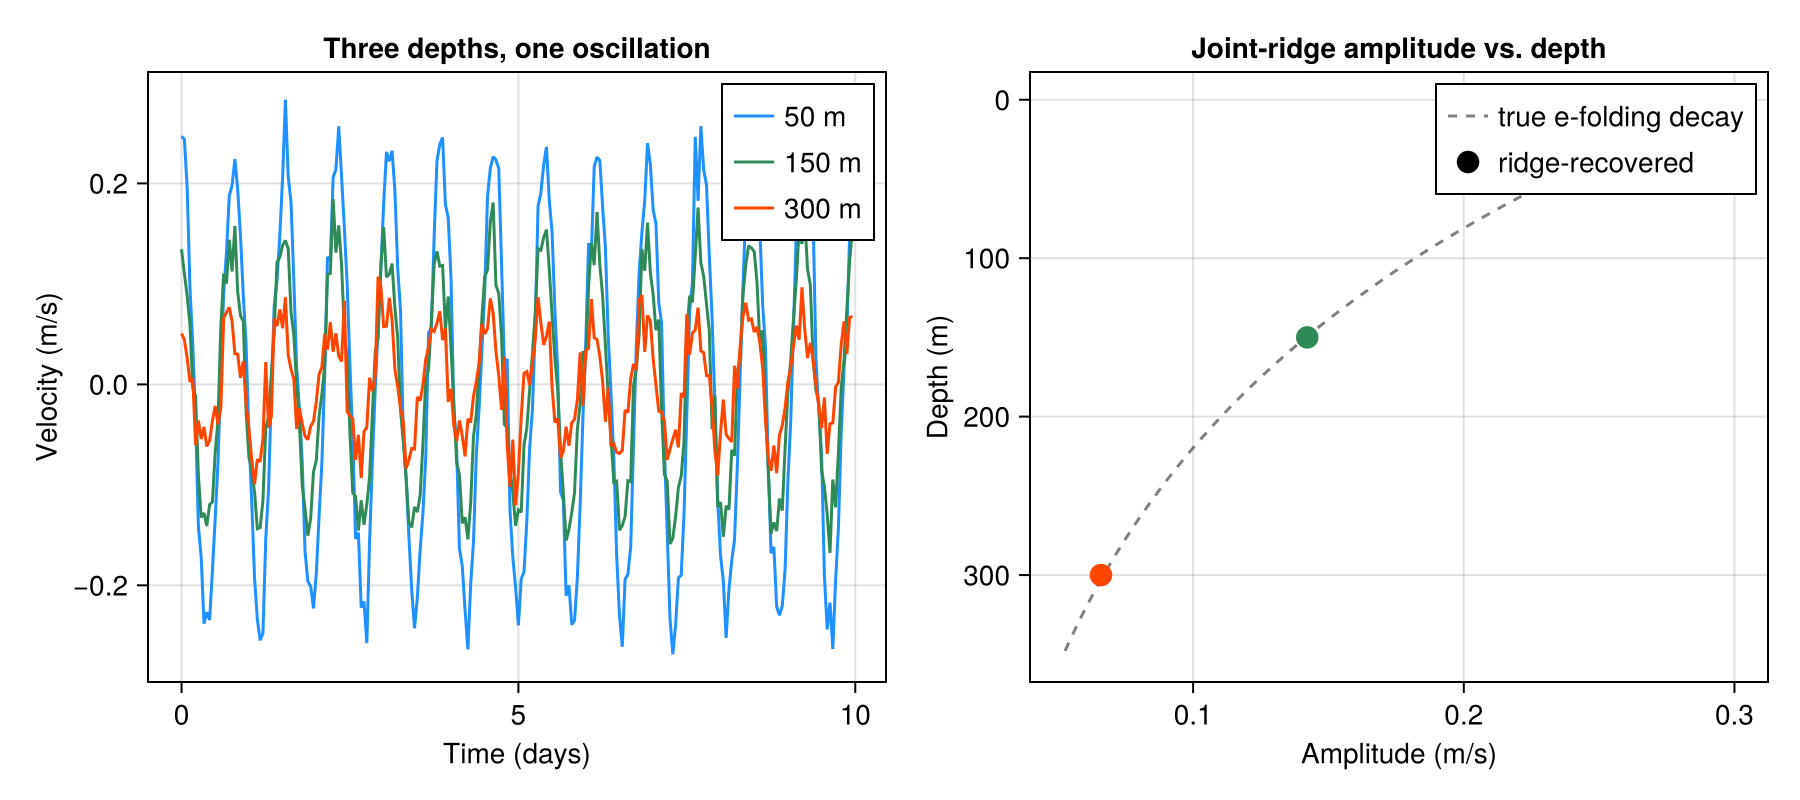

Generate this figure with Julia:
# # A common oscillation across a mooring: multivariate ridge analysis
#
# Near-inertial waves are generated at the surface by wind events and
# propagate downward, losing energy as they go — three current meters at
# different depths on the same mooring line all feel the *same* oscillation,
# just with different (decaying) amplitude and a small phase lag. Treating
# each depth separately throws away the fact that they share one underlying
# signal. `multivariate_ridges` instead finds ONE joint ridge across all N
# channels at once — jLab's genuinely N-general generalization of wavelet
# ridge analysis (Lilly & Olhede 2012), not a per-channel loop.
#
# We simulate three depths (50, 150, 300 m) sharing one near-inertial
# oscillation with amplitude decaying with depth, ask `multivariate_ridges`
# to recover it, and check that the ridge's reconstructed transform
# (`wt_ridge`) picks the true depth-decay profile back out.

using ValTools.JLab, Statistics, CairoMakie, Random
Random.seed!(3)

dt = 1.0                          # hours
N  = 24 * 10                      # 10 days, hourly
t  = (0:N-1) .* dt
f0 = 1 / 18.5                     # cycles/hour, near-inertial period ~18.5 h

depths = [50.0, 150.0, 300.0]     # meters
true_amp = 0.30 .* exp.(-depths ./ 200.0)   # e-folding decay scale 200 m

phase_lag = [0.0, 0.25, 0.55]     # radians, small lag increasing with depth
X = hcat([true_amp[k] .* cos.(2π * f0 .* t .+ phase_lag[k]) .+ 0.02 .* randn(N)
          for k in eachindex(depths)]...)

ridges = multivariate_ridges(X; dt=dt, nv=8)
r = only(ridges)   # one clean ridge spans the whole record

amp_recovered = vec(mean(abs.(r.wt_ridge); dims=1))
amp_recovered ./= amp_recovered[1] / true_amp[1]   # scale to the surface (50 m) amplitude

println("Joint ridge period:    ", round(2π / r.omega_bar, digits=2), " h  (true: 18.5 h)")
println("Depth   true amp   recovered amp")
for k in eachindex(depths)
    println("  ", Int(depths[k]), " m   ", round(true_amp[k], digits=3),
            "      ", round(amp_recovered[k], digits=3))
end

# One ridge, three channels: the left panel shows all three raw records
# together (same oscillation, shrinking with depth); the right panel
# compares the ridge's recovered amplitude-vs-depth profile against the
# true decay curve it was simulated with.

fig = Figure(size=(900, 400))

ax1 = Axis(fig[1, 1], xlabel="Time (days)", ylabel="Velocity (m/s)",
           title="Three depths, one oscillation")
colors = [:dodgerblue, :seagreen, :orangered]
for k in eachindex(depths)
    lines!(ax1, t ./ 24, X[:, k], color=colors[k], linewidth=1.5,
           label="$(Int(depths[k])) m")
end
axislegend(ax1)

ax2 = Axis(fig[1, 2], xlabel="Amplitude (m/s)", ylabel="Depth (m)",
           title="Joint-ridge amplitude vs. depth", yreversed=true)
depth_fine = range(0, 350; length=100)
lines!(ax2, 0.30 .* exp.(-depth_fine ./ 200.0), depth_fine, color=:gray,
       linestyle=:dash, label="true e-folding decay")
scatter!(ax2, amp_recovered, depths, color=colors, markersize=16, label="ridge-recovered")
axislegend(ax2)

save(joinpath(@__DIR__, "multivariate_common_oscillation.png"), fig)
println("Saved multivariate_common_oscillation.png")
